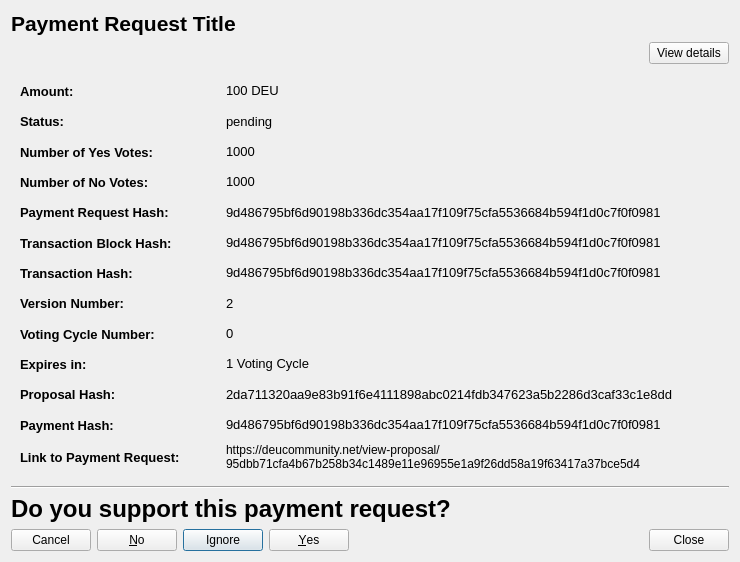
<?xml version="1.0" encoding="UTF-8"?>
<ui version="4.0">
 <class>CommunityFundDisplayPaymentRequestDetailed</class>
 <widget class="QWidget" name="CommunityFundDisplayPaymentRequestDetailed">
  <property name="geometry">
   <rect>
    <x>0</x>
    <y>0</y>
    <width>740</width>
    <height>562</height>
   </rect>
  </property>
  <property name="sizePolicy">
   <sizepolicy hsizetype="Preferred" vsizetype="MinimumExpanding">
    <horstretch>0</horstretch>
    <verstretch>0</verstretch>
   </sizepolicy>
  </property>
  <property name="minimumSize">
   <size>
    <width>740</width>
    <height>300</height>
   </size>
  </property>
  <property name="windowTitle">
   <string>Payment Request Details</string>
  </property>
  <layout class="QVBoxLayout" name="verticalLayout">
   <item>
    <widget class="QLabel" name="labelPaymentRequestTitle">
     <property name="sizePolicy">
      <sizepolicy hsizetype="Preferred" vsizetype="Minimum">
       <horstretch>0</horstretch>
       <verstretch>0</verstretch>
      </sizepolicy>
     </property>
     <property name="maximumSize">
      <size>
       <width>16777215</width>
       <height>500</height>
      </size>
     </property>
     <property name="font">
      <font>
       <pointsize>16</pointsize>
       <weight>75</weight>
       <bold>true</bold>
      </font>
     </property>
     <property name="text">
      <string>Payment Request Title</string>
     </property>
     <property name="wordWrap">
      <bool>true</bool>
     </property>
     <property name="openExternalLinks">
      <bool>false</bool>
     </property>
    </widget>
   </item>
   <item>
    <layout class="QHBoxLayout" name="horizontalLayout_4">
     <item>
      <spacer name="horizontalSpacer">
       <property name="orientation">
        <enum>Qt::Horizontal</enum>
       </property>
       <property name="sizeHint" stdset="0">
        <size>
         <width>40</width>
         <height>20</height>
        </size>
       </property>
      </spacer>
     </item>
     <item>
      <widget class="QPushButton" name="detailsBtn">
       <property name="text">
        <string>View details</string>
       </property>
      </widget>
     </item>
    </layout>
   </item>
   <item>
    <widget class="QWidget" name="detailsWidget" native="true">
     <property name="sizePolicy">
      <sizepolicy hsizetype="Preferred" vsizetype="Expanding">
       <horstretch>0</horstretch>
       <verstretch>0</verstretch>
      </sizepolicy>
     </property>
     <layout class="QVBoxLayout" name="verticalLayout_2">
      <item>
       <layout class="QVBoxLayout" name="verticalLayoutDetailedInfomation_2">
        <item>
         <layout class="QHBoxLayout" name="horizontalLayoutAmount_2">
          <item>
           <widget class="QLabel" name="labelPrequestAmountTitle">
            <property name="sizePolicy">
             <sizepolicy hsizetype="Fixed" vsizetype="Preferred">
              <horstretch>0</horstretch>
              <verstretch>0</verstretch>
             </sizepolicy>
            </property>
            <property name="minimumSize">
             <size>
              <width>200</width>
              <height>0</height>
             </size>
            </property>
            <property name="font">
             <font>
              <pointsize>10</pointsize>
              <weight>75</weight>
              <bold>true</bold>
             </font>
            </property>
            <property name="text">
             <string>Amount:</string>
            </property>
            <property name="textInteractionFlags">
             <set>Qt::NoTextInteraction</set>
            </property>
           </widget>
          </item>
          <item>
           <widget class="QLabel" name="labelPrequestAmount">
            <property name="font">
             <font>
              <pointsize>10</pointsize>
             </font>
            </property>
            <property name="text">
             <string>100 DEU</string>
            </property>
            <property name="textInteractionFlags">
             <set>Qt::TextSelectableByMouse</set>
            </property>
           </widget>
          </item>
         </layout>
        </item>
        <item>
         <layout class="QHBoxLayout" name="horizontalLayoutFee_2">
          <item>
           <widget class="QLabel" name="labelPrequestStatusTitle">
            <property name="sizePolicy">
             <sizepolicy hsizetype="Fixed" vsizetype="Preferred">
              <horstretch>0</horstretch>
              <verstretch>0</verstretch>
             </sizepolicy>
            </property>
            <property name="minimumSize">
             <size>
              <width>200</width>
              <height>0</height>
             </size>
            </property>
            <property name="font">
             <font>
              <pointsize>10</pointsize>
              <weight>75</weight>
              <bold>true</bold>
             </font>
            </property>
            <property name="text">
             <string>Status:</string>
            </property>
            <property name="textInteractionFlags">
             <set>Qt::NoTextInteraction</set>
            </property>
           </widget>
          </item>
          <item>
           <widget class="QLabel" name="labelPrequestStatus">
            <property name="font">
             <font>
              <pointsize>10</pointsize>
             </font>
            </property>
            <property name="text">
             <string>pending</string>
            </property>
            <property name="textInteractionFlags">
             <set>Qt::TextSelectableByMouse</set>
            </property>
           </widget>
          </item>
         </layout>
        </item>
        <item>
         <layout class="QHBoxLayout" name="horizontalLayoutAddress_2">
          <item>
           <widget class="QLabel" name="labelPrequestYesTitle">
            <property name="sizePolicy">
             <sizepolicy hsizetype="Fixed" vsizetype="Preferred">
              <horstretch>0</horstretch>
              <verstretch>0</verstretch>
             </sizepolicy>
            </property>
            <property name="minimumSize">
             <size>
              <width>200</width>
              <height>0</height>
             </size>
            </property>
            <property name="font">
             <font>
              <pointsize>10</pointsize>
              <weight>75</weight>
              <bold>true</bold>
             </font>
            </property>
            <property name="text">
             <string>Number of Yes Votes:</string>
            </property>
            <property name="textInteractionFlags">
             <set>Qt::NoTextInteraction</set>
            </property>
           </widget>
          </item>
          <item>
           <widget class="QLabel" name="labelPrequestYes">
            <property name="font">
             <font>
              <pointsize>10</pointsize>
             </font>
            </property>
            <property name="text">
             <string>1000</string>
            </property>
            <property name="textInteractionFlags">
             <set>Qt::TextSelectableByMouse</set>
            </property>
           </widget>
          </item>
         </layout>
        </item>
        <item>
         <layout class="QHBoxLayout" name="horizontalLayoutDeadline_2">
          <item>
           <widget class="QLabel" name="labelPrequestNoTitle">
            <property name="sizePolicy">
             <sizepolicy hsizetype="Fixed" vsizetype="Preferred">
              <horstretch>0</horstretch>
              <verstretch>0</verstretch>
             </sizepolicy>
            </property>
            <property name="minimumSize">
             <size>
              <width>200</width>
              <height>0</height>
             </size>
            </property>
            <property name="font">
             <font>
              <pointsize>10</pointsize>
              <weight>75</weight>
              <bold>true</bold>
             </font>
            </property>
            <property name="text">
             <string>Number of No Votes:</string>
            </property>
            <property name="textInteractionFlags">
             <set>Qt::NoTextInteraction</set>
            </property>
           </widget>
          </item>
          <item>
           <widget class="QLabel" name="labelPrequestNo">
            <property name="font">
             <font>
              <pointsize>10</pointsize>
             </font>
            </property>
            <property name="text">
             <string>1000</string>
            </property>
            <property name="textInteractionFlags">
             <set>Qt::TextSelectableByMouse</set>
            </property>
           </widget>
          </item>
         </layout>
        </item>
        <item>
         <layout class="QHBoxLayout" name="horizontalLayoutExpiresIn_2">
          <item>
           <widget class="QLabel" name="labelPrequestHashTitle">
            <property name="sizePolicy">
             <sizepolicy hsizetype="Fixed" vsizetype="Preferred">
              <horstretch>0</horstretch>
              <verstretch>0</verstretch>
             </sizepolicy>
            </property>
            <property name="minimumSize">
             <size>
              <width>200</width>
              <height>0</height>
             </size>
            </property>
            <property name="font">
             <font>
              <pointsize>10</pointsize>
              <weight>75</weight>
              <bold>true</bold>
             </font>
            </property>
            <property name="text">
             <string>Payment Request Hash:</string>
            </property>
            <property name="textInteractionFlags">
             <set>Qt::NoTextInteraction</set>
            </property>
           </widget>
          </item>
          <item>
           <widget class="QLabel" name="labelPrequestHash">
            <property name="font">
             <font>
              <pointsize>10</pointsize>
             </font>
            </property>
            <property name="text">
             <string>9d486795bf6d90198b336dc354aa17f109f75cfa5536684b594f1d0c7f0f0981</string>
            </property>
            <property name="textInteractionFlags">
             <set>Qt::TextSelectableByMouse</set>
            </property>
           </widget>
          </item>
         </layout>
        </item>
        <item>
         <layout class="QHBoxLayout" name="horizontalLayoutStatus_2">
          <item>
           <widget class="QLabel" name="labelPrequestTransactionBlockHashTitle">
            <property name="sizePolicy">
             <sizepolicy hsizetype="Fixed" vsizetype="Preferred">
              <horstretch>0</horstretch>
              <verstretch>0</verstretch>
             </sizepolicy>
            </property>
            <property name="minimumSize">
             <size>
              <width>200</width>
              <height>0</height>
             </size>
            </property>
            <property name="font">
             <font>
              <pointsize>10</pointsize>
              <weight>75</weight>
              <bold>true</bold>
             </font>
            </property>
            <property name="text">
             <string>Transaction Block Hash:</string>
            </property>
            <property name="textInteractionFlags">
             <set>Qt::NoTextInteraction</set>
            </property>
           </widget>
          </item>
          <item>
           <widget class="QLabel" name="labelPrequestTransactionBlockHash">
            <property name="font">
             <font>
              <pointsize>10</pointsize>
             </font>
            </property>
            <property name="text">
             <string>9d486795bf6d90198b336dc354aa17f109f75cfa5536684b594f1d0c7f0f0981</string>
            </property>
            <property name="textInteractionFlags">
             <set>Qt::TextSelectableByMouse</set>
            </property>
           </widget>
          </item>
         </layout>
        </item>
        <item>
         <layout class="QHBoxLayout" name="horizontalLayoutNumberYesVotes_2">
          <item>
           <widget class="QLabel" name="labelPrequestTransactionHashTitle">
            <property name="sizePolicy">
             <sizepolicy hsizetype="Fixed" vsizetype="Preferred">
              <horstretch>0</horstretch>
              <verstretch>0</verstretch>
             </sizepolicy>
            </property>
            <property name="minimumSize">
             <size>
              <width>200</width>
              <height>0</height>
             </size>
            </property>
            <property name="font">
             <font>
              <pointsize>10</pointsize>
              <weight>75</weight>
              <bold>true</bold>
             </font>
            </property>
            <property name="text">
             <string>Transaction Hash:</string>
            </property>
            <property name="textInteractionFlags">
             <set>Qt::NoTextInteraction</set>
            </property>
           </widget>
          </item>
          <item>
           <widget class="QLabel" name="labelPrequestTransactionHash">
            <property name="font">
             <font>
              <pointsize>10</pointsize>
             </font>
            </property>
            <property name="text">
             <string>9d486795bf6d90198b336dc354aa17f109f75cfa5536684b594f1d0c7f0f0981</string>
            </property>
            <property name="textInteractionFlags">
             <set>Qt::TextSelectableByMouse</set>
            </property>
           </widget>
          </item>
         </layout>
        </item>
        <item>
         <layout class="QHBoxLayout" name="horizontalLayoutNumberNoVotes_2">
          <item>
           <widget class="QLabel" name="labelPrequestVersionNoTitle">
            <property name="sizePolicy">
             <sizepolicy hsizetype="Fixed" vsizetype="Preferred">
              <horstretch>0</horstretch>
              <verstretch>0</verstretch>
             </sizepolicy>
            </property>
            <property name="minimumSize">
             <size>
              <width>200</width>
              <height>0</height>
             </size>
            </property>
            <property name="font">
             <font>
              <pointsize>10</pointsize>
              <weight>75</weight>
              <bold>true</bold>
             </font>
            </property>
            <property name="text">
             <string>Version Number:</string>
            </property>
            <property name="textInteractionFlags">
             <set>Qt::NoTextInteraction</set>
            </property>
           </widget>
          </item>
          <item>
           <widget class="QLabel" name="labelPrequestVersionNo">
            <property name="font">
             <font>
              <pointsize>10</pointsize>
             </font>
            </property>
            <property name="text">
             <string>2</string>
            </property>
            <property name="textInteractionFlags">
             <set>Qt::TextSelectableByMouse</set>
            </property>
           </widget>
          </item>
         </layout>
        </item>
        <item>
         <layout class="QHBoxLayout" name="horizontalLayoutTransactionBlockHash_2">
          <item>
           <widget class="QLabel" name="labelPrequestVotingCycleTitle">
            <property name="sizePolicy">
             <sizepolicy hsizetype="Fixed" vsizetype="Preferred">
              <horstretch>0</horstretch>
              <verstretch>0</verstretch>
             </sizepolicy>
            </property>
            <property name="minimumSize">
             <size>
              <width>200</width>
              <height>0</height>
             </size>
            </property>
            <property name="font">
             <font>
              <pointsize>10</pointsize>
              <weight>75</weight>
              <bold>true</bold>
             </font>
            </property>
            <property name="text">
             <string>Voting Cycle Number:</string>
            </property>
            <property name="textInteractionFlags">
             <set>Qt::NoTextInteraction</set>
            </property>
           </widget>
          </item>
          <item>
           <widget class="QLabel" name="labelPrequestVotingCycle">
            <property name="font">
             <font>
              <pointsize>10</pointsize>
             </font>
            </property>
            <property name="text">
             <string>0</string>
            </property>
            <property name="textInteractionFlags">
             <set>Qt::TextSelectableByMouse</set>
            </property>
           </widget>
          </item>
         </layout>
        </item>
        <item>
         <layout class="QHBoxLayout" name="horizontalLayout_3">
          <property name="topMargin">
           <number>0</number>
          </property>
          <item>
           <widget class="QLabel" name="labelPrequestExpiryTitle">
            <property name="sizePolicy">
             <sizepolicy hsizetype="Minimum" vsizetype="Preferred">
              <horstretch>0</horstretch>
              <verstretch>0</verstretch>
             </sizepolicy>
            </property>
            <property name="minimumSize">
             <size>
              <width>200</width>
              <height>0</height>
             </size>
            </property>
            <property name="maximumSize">
             <size>
              <width>200</width>
              <height>16777215</height>
             </size>
            </property>
            <property name="font">
             <font>
              <pointsize>10</pointsize>
              <weight>75</weight>
              <bold>true</bold>
             </font>
            </property>
            <property name="text">
             <string>Expires in:</string>
            </property>
           </widget>
          </item>
          <item>
           <widget class="QLabel" name="labelPrequestExpiry">
            <property name="font">
             <font>
              <pointsize>10</pointsize>
             </font>
            </property>
            <property name="text">
             <string>1 Voting Cycle</string>
            </property>
            <property name="textInteractionFlags">
             <set>Qt::TextSelectableByMouse</set>
            </property>
           </widget>
          </item>
         </layout>
        </item>
        <item>
         <layout class="QHBoxLayout" name="horizontalLayoutTransactionHash_2">
          <item>
           <widget class="QLabel" name="labelPrequestProposalHashTitle">
            <property name="sizePolicy">
             <sizepolicy hsizetype="Fixed" vsizetype="Preferred">
              <horstretch>0</horstretch>
              <verstretch>0</verstretch>
             </sizepolicy>
            </property>
            <property name="minimumSize">
             <size>
              <width>200</width>
              <height>0</height>
             </size>
            </property>
            <property name="font">
             <font>
              <pointsize>10</pointsize>
              <weight>75</weight>
              <bold>true</bold>
             </font>
            </property>
            <property name="text">
             <string>Proposal Hash:</string>
            </property>
            <property name="textInteractionFlags">
             <set>Qt::NoTextInteraction</set>
            </property>
           </widget>
          </item>
          <item>
           <widget class="QLabel" name="labelPrequestProposalHash">
            <property name="font">
             <font>
              <pointsize>10</pointsize>
             </font>
            </property>
            <property name="text">
             <string>2da711320aa9e83b91f6e4111898abc0214fdb347623a5b2286d3caf33c1e8dd</string>
            </property>
            <property name="textInteractionFlags">
             <set>Qt::TextSelectableByMouse</set>
            </property>
           </widget>
          </item>
         </layout>
        </item>
        <item>
         <layout class="QHBoxLayout" name="horizontalLayout_2">
          <property name="topMargin">
           <number>0</number>
          </property>
          <item>
           <widget class="QLabel" name="labelPrequestPaymentHashTitle">
            <property name="sizePolicy">
             <sizepolicy hsizetype="Minimum" vsizetype="Preferred">
              <horstretch>0</horstretch>
              <verstretch>0</verstretch>
             </sizepolicy>
            </property>
            <property name="minimumSize">
             <size>
              <width>200</width>
              <height>0</height>
             </size>
            </property>
            <property name="maximumSize">
             <size>
              <width>200</width>
              <height>16777215</height>
             </size>
            </property>
            <property name="font">
             <font>
              <pointsize>10</pointsize>
              <weight>75</weight>
              <bold>true</bold>
             </font>
            </property>
            <property name="text">
             <string>Payment Hash:</string>
            </property>
           </widget>
          </item>
          <item>
           <widget class="QLabel" name="labelPrequestPaymentHash">
            <property name="font">
             <font>
              <pointsize>10</pointsize>
             </font>
            </property>
            <property name="text">
             <string>9d486795bf6d90198b336dc354aa17f109f75cfa5536684b594f1d0c7f0f0981</string>
            </property>
            <property name="textInteractionFlags">
             <set>Qt::TextSelectableByMouse</set>
            </property>
           </widget>
          </item>
         </layout>
        </item>
        <item>
         <layout class="QHBoxLayout" name="horizontalLayoutLinkToPaymentRequest_2">
          <item>
           <widget class="QLabel" name="labelPrequestLinkTitle">
            <property name="sizePolicy">
             <sizepolicy hsizetype="Fixed" vsizetype="Preferred">
              <horstretch>0</horstretch>
              <verstretch>0</verstretch>
             </sizepolicy>
            </property>
            <property name="minimumSize">
             <size>
              <width>200</width>
              <height>0</height>
             </size>
            </property>
            <property name="font">
             <font>
              <pointsize>10</pointsize>
              <weight>75</weight>
              <bold>true</bold>
             </font>
            </property>
            <property name="text">
             <string>Link to Payment Request:</string>
            </property>
            <property name="textInteractionFlags">
             <set>Qt::NoTextInteraction</set>
            </property>
           </widget>
          </item>
          <item>
           <widget class="QLabel" name="labelPrequestLink">
            <property name="text">
             <string>https://deucommunity.net/view-proposal/95dbb71cfa4b67b258b34c1489e11e96955e1a9f26dd58a19f63417a37bce5d4</string>
            </property>
            <property name="wordWrap">
             <bool>true</bool>
            </property>
            <property name="openExternalLinks">
             <bool>true</bool>
            </property>
            <property name="textInteractionFlags">
             <set>Qt::TextBrowserInteraction</set>
            </property>
           </widget>
          </item>
         </layout>
        </item>
       </layout>
      </item>
     </layout>
    </widget>
   </item>
   <item>
    <widget class="Line" name="line">
     <property name="orientation">
      <enum>Qt::Horizontal</enum>
     </property>
    </widget>
   </item>
   <item>
    <widget class="QLabel" name="label">
     <property name="font">
      <font>
       <pointsize>18</pointsize>
       <weight>75</weight>
       <bold>true</bold>
      </font>
     </property>
     <property name="text">
      <string>Do you support this payment request?</string>
     </property>
    </widget>
   </item>
   <item>
    <layout class="QHBoxLayout" name="horizontalLayoutButtons_2">
     <item>
      <widget class="QDialogButtonBox" name="buttonBoxYesNoVote_2">
       <property name="layoutDirection">
        <enum>Qt::RightToLeft</enum>
       </property>
       <property name="standardButtons">
        <set>QDialogButtonBox::Cancel|QDialogButtonBox::Ignore|QDialogButtonBox::No|QDialogButtonBox::Yes</set>
       </property>
      </widget>
     </item>
     <item>
      <spacer name="horizontalSpacerButtons_2">
       <property name="orientation">
        <enum>Qt::Horizontal</enum>
       </property>
       <property name="sizeHint" stdset="0">
        <size>
         <width>40</width>
         <height>20</height>
        </size>
       </property>
      </spacer>
     </item>
     <item>
      <widget class="QPushButton" name="pushButtonClose_2">
       <property name="text">
        <string>Close</string>
       </property>
      </widget>
     </item>
    </layout>
   </item>
  </layout>
 </widget>
 <tabstops>
  <tabstop>pushButtonClose_2</tabstop>
 </tabstops>
 <resources/>
 <connections/>
</ui>
